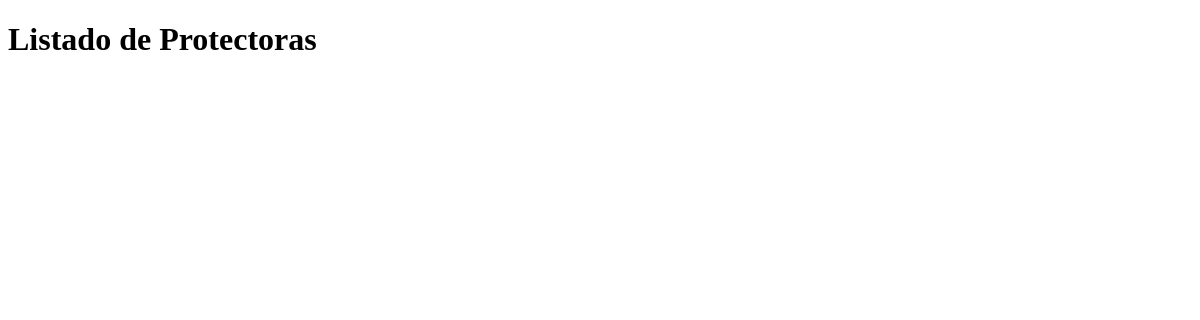
Before: /protectoras/ with the older database file.
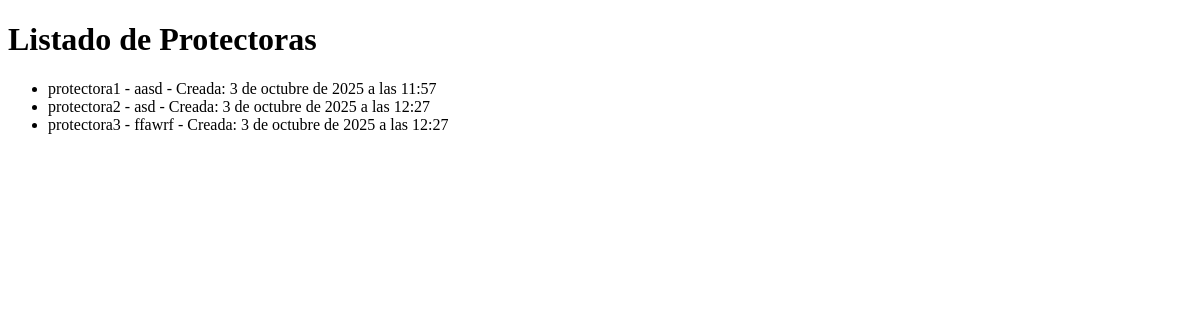
After: the same page with the newer database file.
### protectora/models.py (models this page shows, shortened)
class Protectora(models.Model):
    nombre = models.CharField(max_length=200)
    descripcion = models.TextField()
    fecha_creacion = models.DateTimeField(default=timezone.now)

### protectora/views.py (the view)
# urls.py: path('protectoras/', views.protectoras_list, name='protectoras_list'),
def protectoras_list(request):
    protectorass = Protectora.objects.all()
    return render(request, 'protectora/protectoras_list.html', {'protectoras': protectorass})

### protectora/templates/protectora/protectoras_list.html (shortened to what this page needs)
<!DOCTYPE html>
<html>
<head>
</head>
<body>
    <h1>Listado de Protectoras</h1>
    <ul>
        {% for protectora in protectoras %}
            <li>{{ protectora.nombre }} - {{ protectora.descripcion }} - Creada: {{ protectora.fecha_creacion }}</li>
        {% endfor %}
    </ul>
</body>
</html>

Changed rows visible on the page:
added Protectora: nombre "protectora1", descripcion "aasd", fecha_creacion "3 de octubre de 2025 a las 11:57"
added Protectora: nombre "protectora2", descripcion "asd", fecha_creacion "3 de octubre de 2025 a las 12:27"
added Protectora: nombre "protectora3", descripcion "ffawrf", fecha_creacion "3 de octubre de 2025 a las 12:27"
